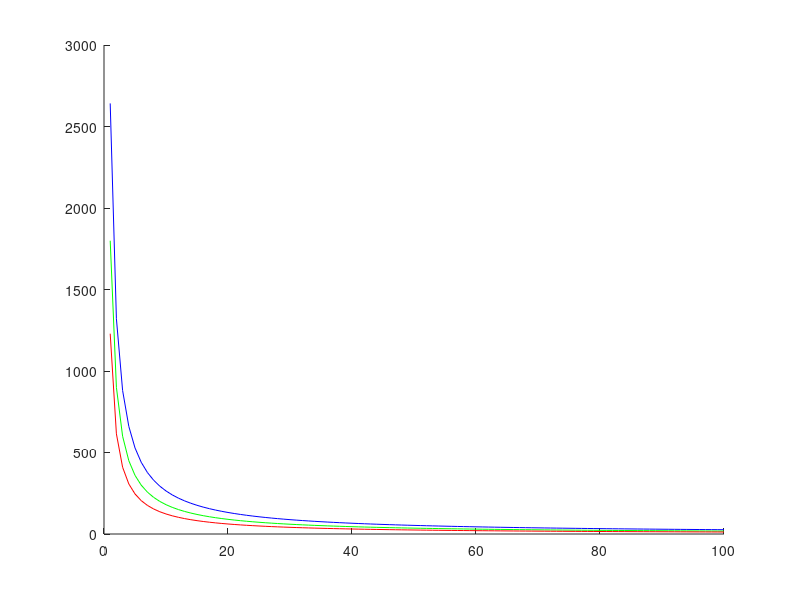

Here is the MATLAB script that generated this plot: (Note: this script raises an error after producing the figure.)
% draw the relationship of height(pixels) vs distances(m)
pth = 'F:\DataSet\SCUT_FIR_101\datasets\';
d = 1:100; % distance
H_scut = 1.7;   % person high meter
f_scut = 576/2/tan(pi*21/2/180); %1553.909; % focus length (pixel)
lgd={};

h_scut = H_scut.*f_scut./d;
fig = figure();
axes1 = axes('Parent',fig);
hold(axes1,'on');

p(1) = plot(d,h_scut,'b');
lgd{1} = 'SCUT';

% for caltech
f_caltech = 480/2/tan(pi*27/2/180); %1000
H_caltech = 1.8;
h_caltech = H_caltech.*f_caltech./d;

p(2) = plot(d,h_caltech,'g');
lgd{2} = 'Caltech';

% for kaist
f_kaist = 2*256/2/tan(pi*39/2/180); %772.9217
h_kaist = H_scut.*f_kaist./d;

p(3) = plot(d,h_kaist,'r');
lgd{3} = 'KAIST';

legend(p,lgd,'Location','sw','FontSize',10);
% Create xlabel
xlabel({'distance from camera (m)'},'FontSize',14);

% Create title
% title({'distance vs. height'},'FontSize',14);

% Create ylabel
ylabel({'height (pixels)'},'FontSize',14);
% Set the remaining axes properties
set(axes1,'XTick',[0 20 40 60 80 100],'YGrid','on','YTick',[0 30 80 160],'YLim',[0 160]);

saveas(fig,[pth 'distance vs height'], 'png');